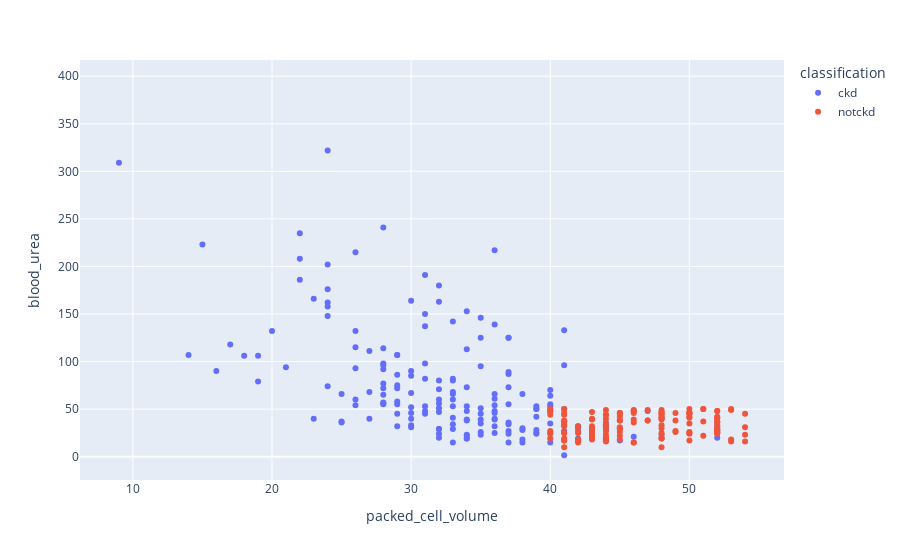

Source (notebook cell):
### Markdown cell above
Clearly, albumin levels of above 0 affect ckd largely

### Code cell
scatters('packed_cell_volume','blood_urea')

### Figure 1 — Plotly figure (JSON) as saved in the notebook; plotly's stock layout.template omitted (floating-point values rounded to 4 significant figures; data arrays with more than 128 entries replaced by an {"elided": "..."} marker saying what was removed)
{"data": [{"hovertemplate": "classification=ckd<br>packed_cell_volume=%{x}<br>blood_urea=%{y}<extra></extra>", "legendgroup": "ckd", "marker": {"color": "#636efa", "symbol": "circle"}, "mode": "markers", "name": "ckd", "orientation": "v", "showlegend": true, "type": "scatter", "x": {"elided": "250 int values"}, "xaxis": "x", "y": {"elided": "250 float values"}, "yaxis": "y"}, {"hovertemplate": "classification=notckd<br>packed_cell_volume=%{x}<br>blood_urea=%{y}<extra></extra>", "legendgroup": "notckd", "marker": {"color": "#EF553B", "symbol": "circle"}, "mode": "markers", "name": "notckd", "orientation": "v", "showlegend": true, "type": "scatter", "x": {"elided": "150 int values"}, "xaxis": "x", "y": {"elided": "150 int values"}, "yaxis": "y"}], "layout": {"legend": {"title": {"text": "classification"}, "tracegroupgap": 0}, "margin": {"t": 60}, "xaxis": {"anchor": "y", "domain": [0, 1], "title": {"text": "packed_cell_volume"}}, "yaxis": {"anchor": "x", "domain": [0, 1], "title": {"text": "blood_urea"}}}}
